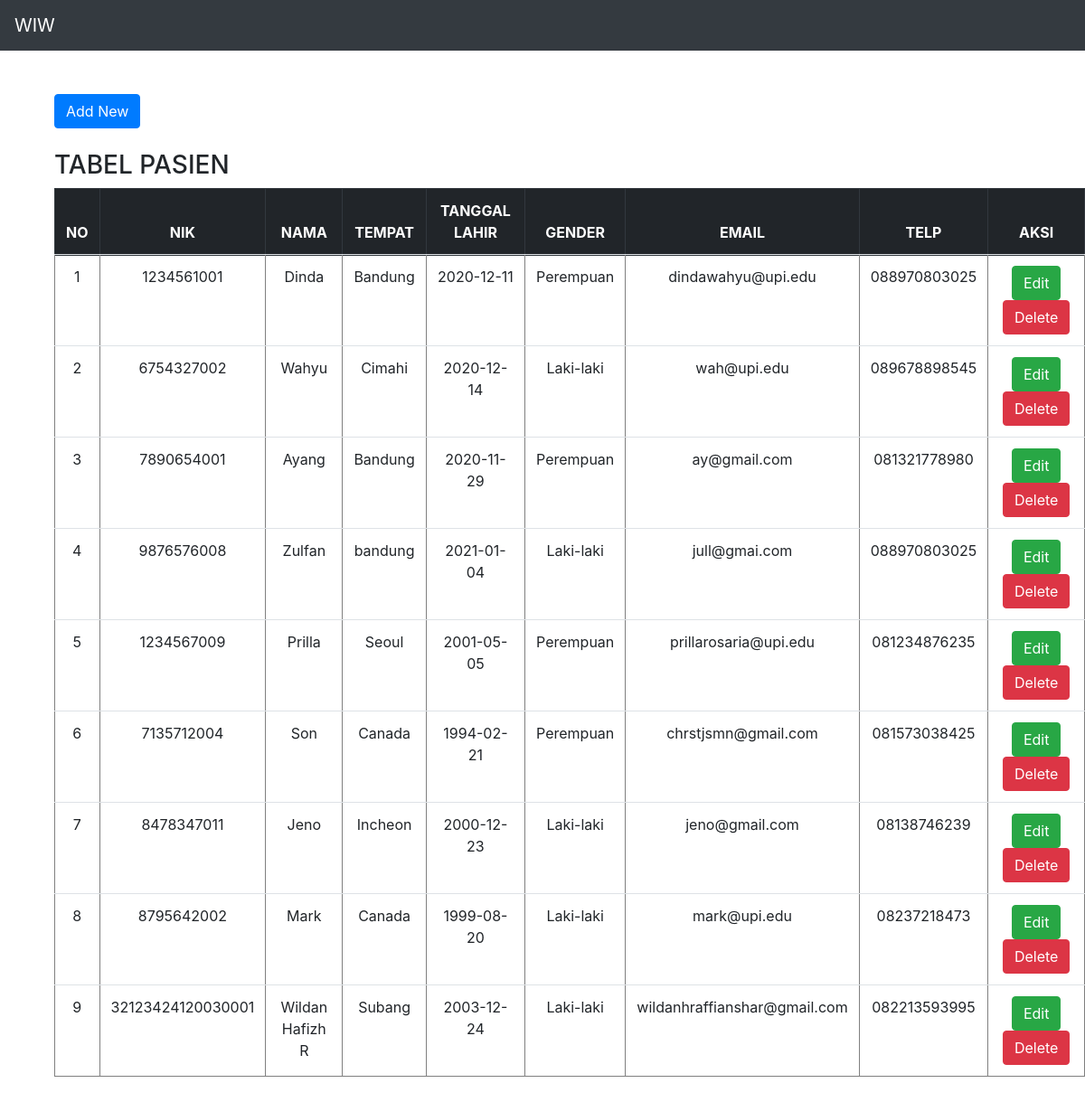
The app's page /source_code/index.php with its own data.
### tables this page shows
CREATE TABLE `pasien` (
  `id` int(11) NOT NULL,
  `nik` varchar(100) NOT NULL,
  `nama` varchar(100) NOT NULL,
  `tempat` varchar(100) NOT NULL,
  `tl` varchar(100) NOT NULL,
  `gender` varchar(10) NOT NULL,
  `email` varchar(100) NOT NULL,
  `telp` varchar(100) NOT NULL
);

### source_code/presenter/ProsesPasien.php (called while the page is built, shortened)
<?php
class ProsesPasien implements KontrakPresenter
{
	private $tabelpasien;
	private $data = [];
	function __construct()
	{
		try {
			$db_host = "localhost";
			$db_user = "root";
			$db_password = "";
			$db_name = "mvp_php";
			$this->tabelpasien = new TabelPasien($db_host, $db_user, $db_password, $db_name);
			$this->data = array();
		} catch (Exception $e) {
			echo "wiw error" . $e->getMessage();
		}
	}
	function prosesDataPasien()
	{
		try {
			$this->tabelpasien->open();
			$this->tabelpasien->getPasien();
			while ($row = $this->tabelpasien->getResult()) {
				$this->data[] = $row;
			}
		} catch (Exception $e) {
			echo "wiw error part 2" . $e->getMessage();
		}
	}
	function getId($i)
	{
		return $this->data[$i]['id'];
	}
	function getNik($i)
	{
		return $this->data[$i]['nik'];
	}
	function getNama($i)
	{
		return $this->data[$i]['nama'];
	}
	function getTempat($i)
	{
		return $this->data[$i]['tempat'];
	}
	function getTl($i)
	{
		return $this->data[$i]['tl'];
	}
	function getGender($i)
	{
		return $this->data[$i]['gender'];
	}
	function getEmail($i)
	{
		return $this->data[$i]['email'];
	}
	function getTelp($i)
	{
		return $this->data[$i]['telp'];
	}
	function getSize()
	{
		return sizeof($this->data);
	}
}

### source_code/index.php (called while the page is built, shortened)
<?php
include("model/Template.class.php");
include("model/DB.class.php");
include("view/TampilPasien.php");
$tp = new TampilPasien();
if(isset($_GET['add'])){
    if (isset($_POST['submit'])) {
        $data = $tp->add($_POST);
    } else{
        $data = $tp->formTambah();
    }
} else if(isset($_GET['id_hapus'])){
    $id = $_GET['id_hapus'];
    $data = $tp->delete($id);
} else{
    $data = $tp->tampil();
}

### source_code/model/DB.class.php (called while the page is built, shortened)
<?php
class DB
{
	var $db_host = '';
	var $db_user = '';
	var $db_password = '';
	var $db_name = '';
	var $db_link = '';
	function __construct($db_host = '', $db_user = '', $db_password = '', $db_name = '')
	{
		$this->db_host = $db_host;
		$this->db_user = $db_user;
		$this->db_password = $db_password;
		$this->db_name = $db_name;
	}
	function open()
	{
		$this->db_link = mysqli_connect($this->db_host, $this->db_user, $this->db_password, $this->db_name);
	}
	function execute($query = "")
	{
		$this->result = mysqli_query($this->db_link, $query);
		return $this->result;
	}
}

### source_code/model/TabelPasien.class.php (called while the page is built, shortened)
<?php
class TabelPasien extends DB
{
	function getPasien()
	{
		$query = "SELECT * FROM pasien";
		return $this->execute($query);
	}
}

### source_code/view/TampilPasien.php (the view, shortened to what this page needs)
<?php
include("presenter/ProsesPasien.php");
class TampilPasien implements KontrakView
{
	private $prosespasien;
	function __construct()
	{
		$this->prosespasien = new ProsesPasien();
	}
	function tampil()
	{
		$this->prosespasien->prosesDataPasien();
		$data = null;
		for ($i = 0; $i < $this->prosespasien->getSize(); $i++) {
			$no = $i + 1;
			$data .= "<tr>
			<td>" . $no . "</td>
			<td>" . $this->prosespasien->getNik($i) . "</td>
			<td>" . $this->prosespasien->getNama($i) . "</td>
			<td>" . $this->prosespasien->getTempat($i) . "</td>
			<td>" . $this->prosespasien->getTl($i) . "</td>
			<td>" . $this->prosespasien->getGender($i) . "</td>
			<td>" . $this->prosespasien->getEmail($i) . "</td>
			<td>" . $this->prosespasien->getTelp($i) . "</td>
			<td>
				<a class='btn btn-success' href='index.php?id_edit=".$this->prosespasien->getId($i)."'>Edit</a>
				<a class='btn btn-danger' href='index.php?id_hapus=".$this->prosespasien->getId($i)."'>Delete</a>
			</td>
			";
		}
	}
}

### source_code/model/Template.class.php (shortened to what this page needs)
<?php
class Template{
	var $content = '';
	function __construct($filename = ''){
		$this->content = implode('', @file($filename));
	}
	function clear(){
		$this->content = preg_replace("/DATA_[A-Z|_|0-9]+/", "", $this->content);
	}
	function write(){
		print $this->content;
	}
	function replace($old = '', $new = ''){
		if(is_int($new)){
			$value = sprintf("%d", $new);
		}elseif(is_float($new)){
			$value = sprintf("%f", $new);
		}elseif(is_array($new)){
			$value = '';
			foreach( $new as $item){
				$value .= $item. '';
			}
		}else{
			$value = $new;
		}
		$this->content = preg_replace("/$old/",  $value, $this->content);
	}
}

### records on screen
pasien: no "1", nik "1234561001", nama "Dinda", tempat "Bandung", tl "2020-12-11", gender "Perempuan", email "dindawahyu@upi.edu", telp "088970803025"
pasien: no "2", nik "6754327002", nama "Wahyu", tempat "Cimahi", tl "2020-12-14", gender "Laki-laki", email "wah@upi.edu", telp "089678898545"
pasien: no "3", nik "7890654001", nama "Ayang", tempat "Bandung", tl "2020-11-29", gender "Perempuan", email "ay@gmail.com", telp "081321778980"
pasien: no "4", nik "9876576008", nama "Zulfan", tempat "bandung", tl "2021-01-04", gender "Laki-laki", email "jull@gmai.com", telp "088970803025"
pasien: no "5", nik "1234567009", nama "Prilla", tempat "Seoul", tl "2001-05-05", gender "Perempuan", email "prillarosaria@upi.edu", telp "081234876235"
pasien: no "6", nik "7135712004", nama "Son", tempat "Canada", tl "1994-02-21", gender "Perempuan", email "chrstjsmn@gmail.com", telp "081573038425"
pasien: no "7", nik "8478347011", nama "Jeno", tempat "Incheon", tl "2000-12-23", gender "Laki-laki", email "jeno@gmail.com", telp "08138746239"
pasien: no "8", nik "8795642002", nama "Mark", tempat "Canada", tl "1999-08-20", gender "Laki-laki", email "mark@upi.edu", telp "08237218473"
pasien: no "9", nik "32123424120030001", nama "Wildan Hafizh R", tempat "Subang", tl "2003-12-24", gender "Laki-laki", email "wildanhraffianshar@gmail.com", telp "082213593995"

### other values on screen
$this->content "WIW Add New TABEL PASIEN NO NIK NAMA TEMPAT TANGGAL LAHIR GENDER EMAIL TELP AKSI"
